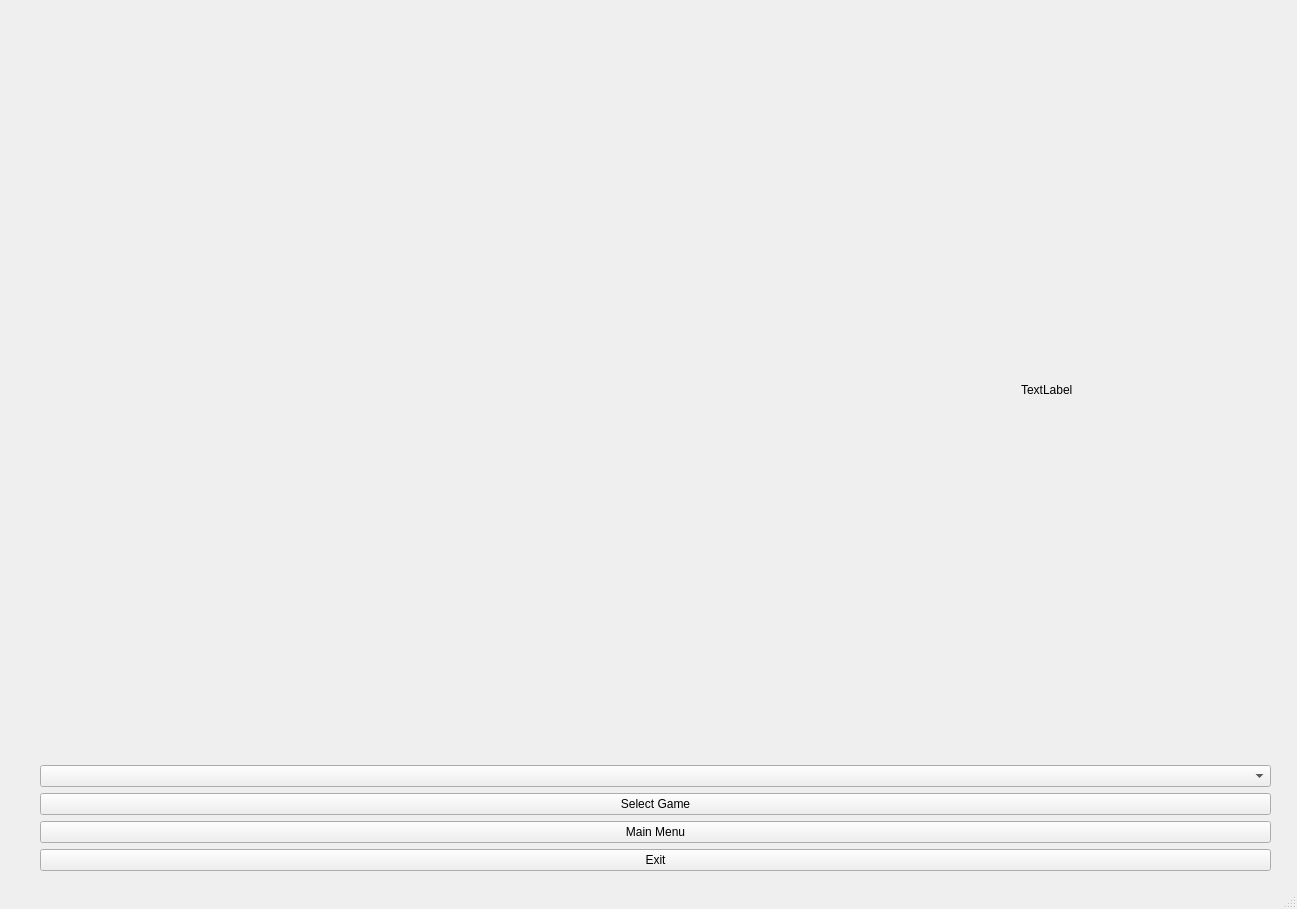
<?xml version="1.0" encoding="UTF-8"?>
<ui version="4.0">
 <class>MainWindow</class>
 <widget class="QMainWindow" name="MainWindow">
  <property name="geometry">
   <rect>
    <x>0</x>
    <y>0</y>
    <width>1297</width>
    <height>909</height>
   </rect>
  </property>
  <property name="sizePolicy">
   <sizepolicy hsizetype="Preferred" vsizetype="Preferred">
    <horstretch>0</horstretch>
    <verstretch>0</verstretch>
   </sizepolicy>
  </property>
  <property name="minimumSize">
   <size>
    <width>400</width>
    <height>450</height>
   </size>
  </property>
  <property name="maximumSize">
   <size>
    <width>3440</width>
    <height>1440</height>
   </size>
  </property>
  <property name="windowTitle">
   <string>MainWindow</string>
  </property>
  <widget class="QWidget" name="centralwidget">
   <widget class="QWidget" name="verticalLayoutWidget">
    <property name="geometry">
     <rect>
      <x>30</x>
      <y>10</y>
      <width>1251</width>
      <height>871</height>
     </rect>
    </property>
    <layout class="QVBoxLayout" name="verticalLayout">
     <property name="spacing">
      <number>6</number>
     </property>
     <property name="sizeConstraint">
      <enum>QLayout::SetDefaultConstraint</enum>
     </property>
     <property name="leftMargin">
      <number>10</number>
     </property>
     <property name="topMargin">
      <number>10</number>
     </property>
     <property name="rightMargin">
      <number>10</number>
     </property>
     <property name="bottomMargin">
      <number>10</number>
     </property>
     <item>
      <layout class="QGridLayout" name="gridLayout">
       <item row="0" column="1">
        <widget class="QLabel" name="label_results">
         <property name="sizePolicy">
          <sizepolicy hsizetype="Fixed" vsizetype="Preferred">
           <horstretch>0</horstretch>
           <verstretch>0</verstretch>
          </sizepolicy>
         </property>
         <property name="minimumSize">
          <size>
           <width>250</width>
           <height>0</height>
          </size>
         </property>
         <property name="text">
          <string>TextLabel</string>
         </property>
        </widget>
       </item>
       <item row="0" column="0">
        <widget class="PlotWidget" name="graphWidget" native="true"/>
       </item>
      </layout>
     </item>
     <item>
      <widget class="QComboBox" name="cB_selGame"/>
     </item>
     <item>
      <widget class="QPushButton" name="buttonSelectGame">
       <property name="text">
        <string>Select Game</string>
       </property>
      </widget>
     </item>
     <item>
      <widget class="QPushButton" name="buttonMainMenu">
       <property name="text">
        <string>Main Menu</string>
       </property>
      </widget>
     </item>
     <item>
      <widget class="QPushButton" name="buttonExit">
       <property name="text">
        <string>Exit</string>
       </property>
      </widget>
     </item>
    </layout>
   </widget>
  </widget>
  <widget class="QStatusBar" name="statusbar"/>
 </widget>
 <customwidgets>
  <customwidget>
   <class>PlotWidget</class>
   <extends>QWidget</extends>
   <header>pyqtgraph</header>
   <container>1</container>
  </customwidget>
 </customwidgets>
 <tabstops>
  <tabstop>buttonSelectGame</tabstop>
  <tabstop>buttonMainMenu</tabstop>
  <tabstop>buttonExit</tabstop>
 </tabstops>
 <resources/>
 <connections/>
</ui>
